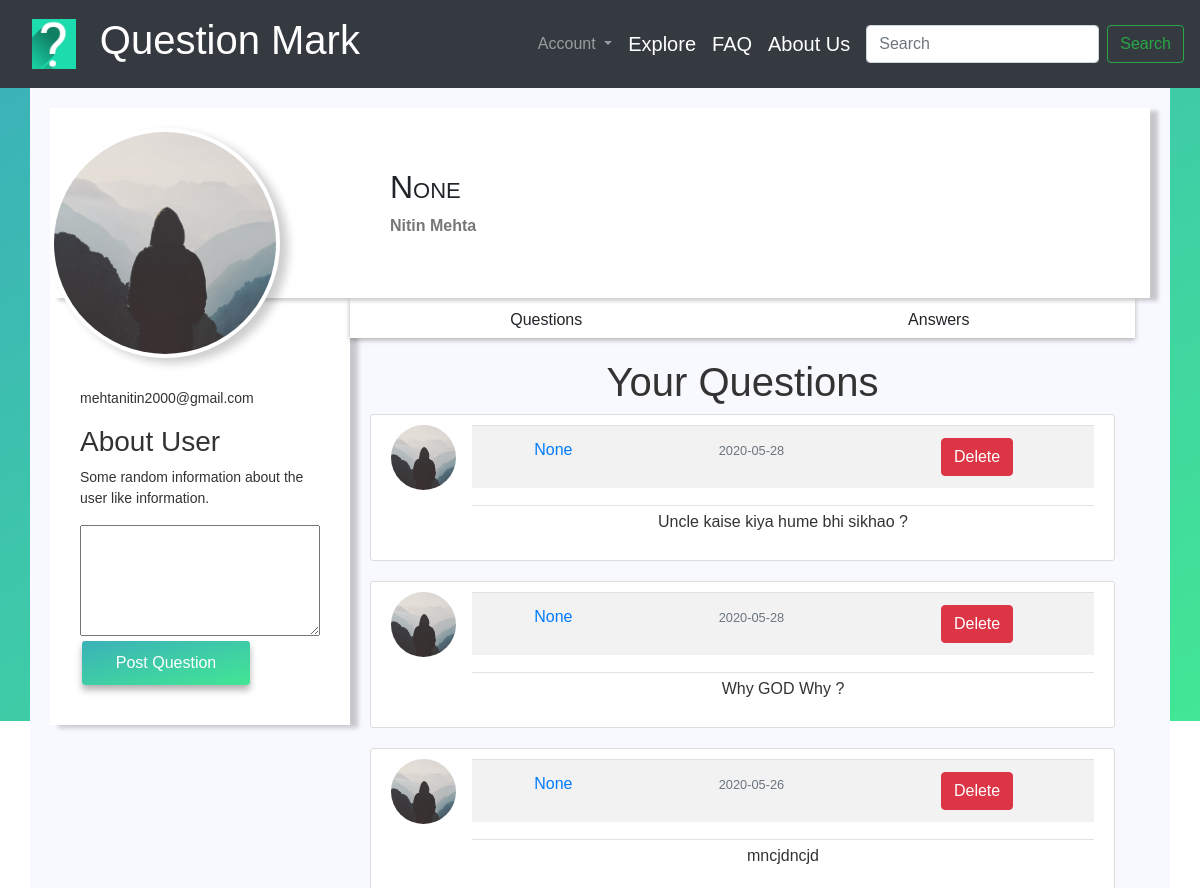
The app's page /profile (signed in), older data.
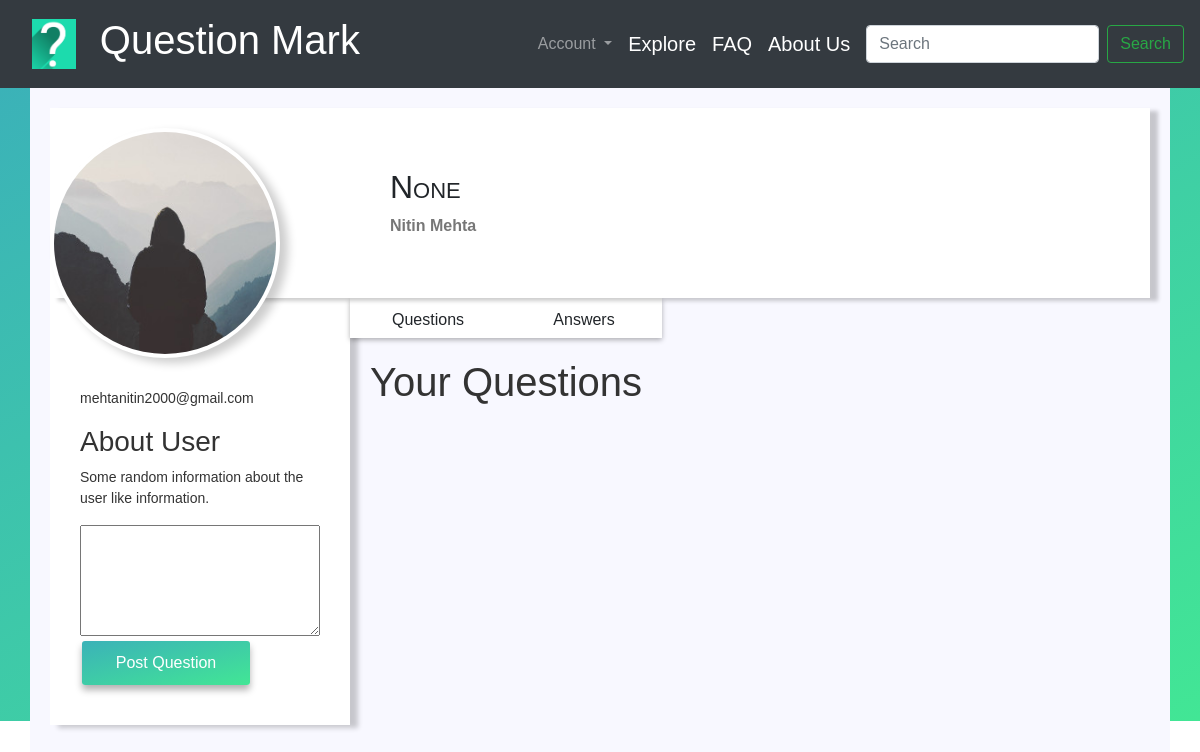
The same page, newer data.
### Question_Mark/models.py (models this page shows, shortened)
class Questions(db.Model):
    id = db.Column(db.Integer, primary_key=True)
    question = db.Column(db.Text, nullable=False)
    date_posted = db.Column(db.DateTime, nullable=False, default=datetime.utcnow)
    user_id = db.Column(db.Integer, db.ForeignKey('user.id'), nullable=False)

class User(db.Model, UserMixin):
    id = db.Column(db.Integer, primary_key=True)
    first_name = db.Column(db.String(30), unique=False, nullable=False)
    last_name = db.Column(db.String(30), unique=False, nullable=False)
    username = db.Column(db.String(30), unique=True)
    email = db.Column(db.String(120), unique=True, nullable=False)
    image_file = db.Column(db.String(20), nullable=False, default='default.jpg')
    password = db.Column(db.String(60), nullable=False)
    questions = db.relationship('Questions', backref='author', lazy=True)

### Question_Mark/routes.py (the view, shortened to what this page needs)
@app.route("/profile", methods=['GET','POST'])
@login_required
def profile():
    user = User.query.filter_by(username=current_user.username).first_or_404()
    quest = Questions.query.filter_by(author=user)\
            .order_by(Questions.date_posted.desc())
    return render_template('profile.html', title='Profile', user=user, quest=quest)

### Question_Mark/models.py (called while the page is built)
@login_manager.user_loader
def load_user(user_id):
    return User.query.get(int(user_id))

### Question_Mark/templates/profile.html (shortened to what this page needs)
{% extends "layout.html" %}
{% block head %}
<link rel="stylesheet" href={{ url_for('static', filename='style_profile.css') }}>
<link rel="stylesheet" href={{ url_for('static', filename='style_questions.css') }}>
{% endblock head %}
{% block content %}
    <div class="container white-container">
        <div class="profile-header">
            <div class="profile-img">
                <img src={{ url_for('static', filename='default.jpg') }} width: 200; alt="">
            </div>
            <div class="profile-nav-info">
                <h3 class="user-name">
                    {{ current_user.username }}
                </h3>
                <div class="address">
                    <p class="state">
                        {{ current_user.first_name }} {{ current_user.last_name }}
                    </p>
                </div>
            </div>
        </div>
        <div class="main-bd">
            <div class="left-side">
                <div class="profile-side">
                    <p class='user-mail'>{{ current_user.email }}</p>
                    <div class="userbio">
                        <h3>About User</h3>
                        <p> Some random information about the user like information.</p>
                    </div>
                    <div class="post-area">
                        <form method="POST" action="{{ url_for('profile') }}" class="input-group">
                            <textarea name="question" id="" cols="35" rows="5"></textarea>
                            <button class="post-button">Post Question</button>
                        </form>
                    </div>
                </div>
            </div>
            <div class="right-side">
                <div class="nav">
                    <div class="ul">
                        <p onclick="tabs(0)" class="user-question">Questions</p>
                        <p onclick="tabs(1)" class="user-answer">Answers</p>
                    </div>
                </div>
                <div class="profile-body">
                    <div class="profile-question tab">
                        <h1>Your Questions</h1>
                        {% for item in quest %}
                        <article class="media content-section">
                            <img class="rounded-circle article-img" src="{{ url_for('static', filename='default.jpg') }}">
                            <div class="media-body">
                                <div class="article-metadata">
                                    <table class="table table-striped">
                                    <tr>
                                    <td><a class="mr-2" href="#">{{ item.author.username }}</a></td>
                                    <td><small class="text-muted">{{ item.date_posted.strftime('%Y-%m-%d') }}</small></td>
                                    <td><form action="{{url_for('delete_ques', id=item.id)}}" method="POST">
                                        <input type="submit" value="Delete" class="btn btn-danger">
                                    </form></td></tr></table>
                                </div>
                                <p class="article-content">{{ item.question }}</p>
                            </div>
                        </article>
                        {% endfor %}
                    </div>
                </div>
            </div>
        </div>
    </div>
{% endblock content %}

Row changes from the older to the newer data that the page shows:
removed Questions: author.username "None", date_posted "2020-05-28", question "Uncle kaise kiya hume bhi sikhao ?"
removed Questions: author.username "None", date_posted "2020-05-28", question "Why GOD Why ?"
removed Questions: author.username "None", date_posted "2020-05-26", question "mncjdncjd"
